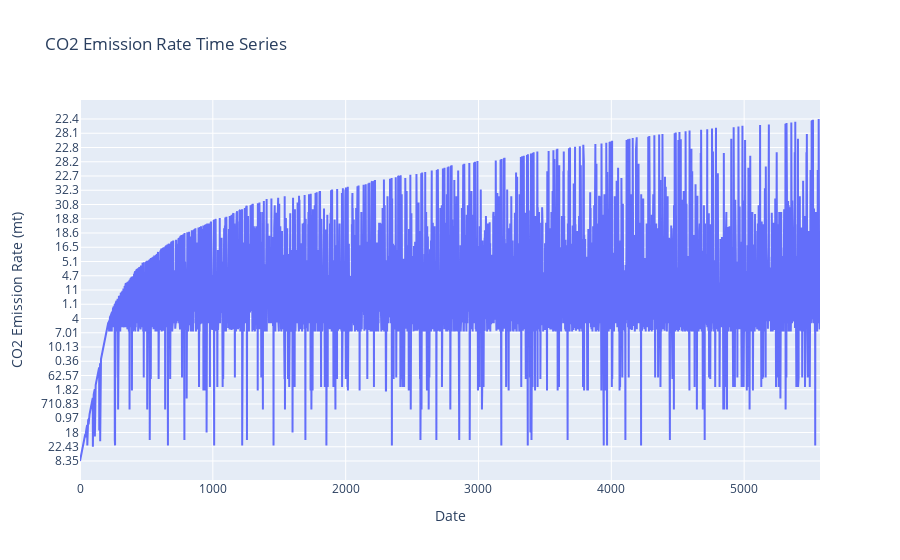

This figure's notebook cell:
### Code cell
import plotly.graph_objects as go
import matplotlib.pyplot as plt
import pandas as pd

# Load the dataset
data = pd.read_csv(r"E:\semsester 6\data_mining_project_all\enviroment_data.csv")

# Display the column names to verify the correct names
print(data.columns)

# Environment Dataset

# Plotting time series data
fig = go.Figure()

# Replace 'CO2EmissionRate (mt)' with the correct column name
fig.add_trace(go.Scatter(x=data.index, y=data['CO2EmissionRate (mt)'], mode='lines', name='CO2 Emission Rate'))

# Adding titles and labels
fig.update_layout(title='CO2 Emission Rate Time Series',
                  xaxis_title='Date',
                  yaxis_title='CO2 Emission Rate (mt)')

# Show the interactive plot
fig.show()

### Figure 1 — Plotly figure (JSON) as saved in the notebook; plotly's stock layout.template omitted (floating-point values rounded to 4 significant figures; data arrays with more than 128 entries replaced by an {"elided": "..."} marker saying what was removed)
{"data": [{"mode": "lines", "name": "CO2 Emission Rate", "type": "scatter", "x": {"elided": "5572 int values"}, "y": {"elided": "5572 str values"}}], "layout": {"title": {"text": "CO2 Emission Rate Time Series"}, "xaxis": {"title": {"text": "Date"}}, "yaxis": {"title": {"text": "CO2 Emission Rate (mt)"}}}}
